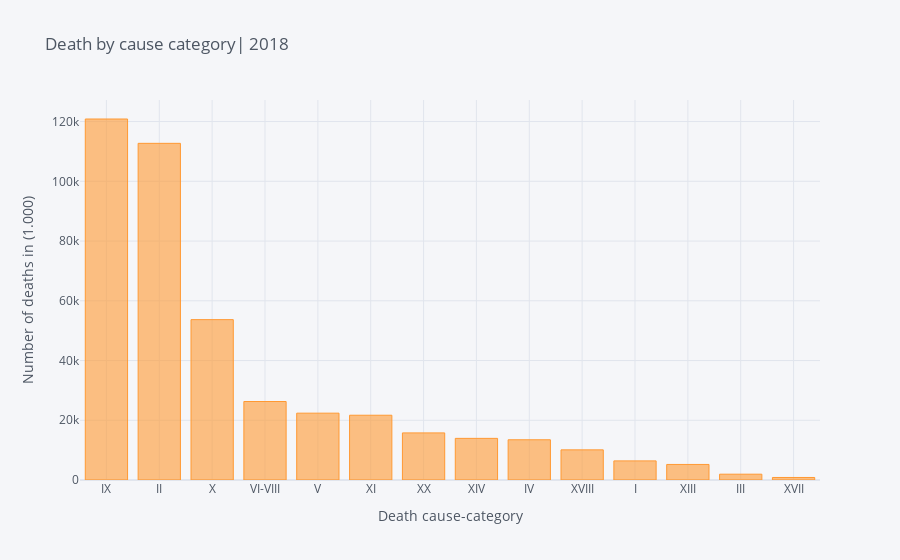

Source (notebook cell):
### Code cell
# 3. Create a plot

deaths_filtered.iplot(kind='bar',
                x='cause_id',
                y='Total',
                xTitle='Death cause-category',
                yTitle='Number of deaths in (1.000)',
                title='Death by cause category| 2018')

### Figure 1 — Plotly figure (JSON) as saved in the notebook; plotly's stock layout.template omitted (floating-point values rounded to 4 significant figures)
{"data": [{"marker": {"color": "rgba(255, 153, 51, 0.6)", "line": {"color": "rgba(255, 153, 51, 1.0)", "width": 1}}, "name": "Total", "orientation": "v", "text": "", "type": "bar", "x": ["IX", "II", "X", "VI-VIII", "V", "XI", "XX", "XIV", "IV", "XVIII", "I", "XIII", "III", "XVII"], "y": [120859, 112714, 53687, 26279, 22376, 21689, 15768, 13941, 13465, 10088, 6398, 5205, 1946, 843]}], "layout": {"legend": {"bgcolor": "#F5F6F9", "font": {"color": "#4D5663"}}, "paper_bgcolor": "#F5F6F9", "plot_bgcolor": "#F5F6F9", "title": {"font": {"color": "#4D5663"}, "text": "Death by cause category| 2018"}, "xaxis": {"gridcolor": "#E1E5ED", "showgrid": true, "tickfont": {"color": "#4D5663"}, "title": {"font": {"color": "#4D5663"}, "text": "Death cause-category"}, "zerolinecolor": "#E1E5ED"}, "yaxis": {"gridcolor": "#E1E5ED", "showgrid": true, "tickfont": {"color": "#4D5663"}, "title": {"font": {"color": "#4D5663"}, "text": "Number of deaths in (1.000)"}, "zerolinecolor": "#E1E5ED"}}}
